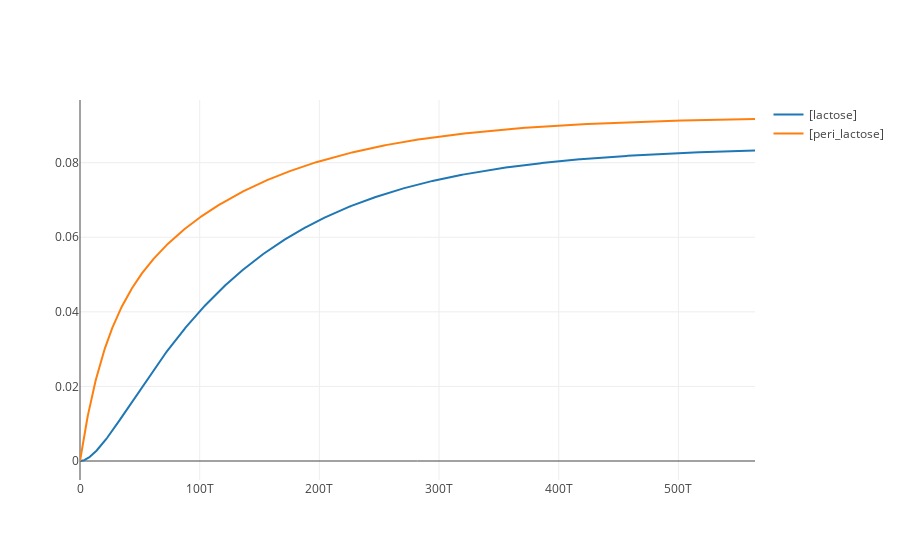

The notebook cell this image was saved under:
### Code cell
LacPath.reset()
LacPath.simulate(start = 0, end = 5.64e14, steps = 1000,selections =['time','[lactose]','[peri_lactose]']) #'S1','J1'
LacPath.plot()

LacPath.steadyStateSelections = ['[lactose]','J34','J12','J23','[peri_lactose]']
values = LacPath.getSteadyStateValues()
selections = LacPath.steadyStateSelections
print(values)
print(selections)

### Figure 1 — Plotly figure (JSON) as saved in the notebook; plotly's stock layout.template omitted (floating-point values rounded to 4 significant figures; data arrays with more than 128 entries replaced by an {"elided": "..."} marker saying what was removed)
{"data": [{"type": "scatter", "x": {"elided": "1001 int values"}, "y": {"elided": "1001 float values"}, "name": "[lactose]", "opacity": 1, "mode": "lines"}, {"type": "scatter", "x": {"elided": "1001 int values"}, "y": {"elided": "1001 float values"}, "name": "[peri_lactose]", "opacity": 1, "mode": "lines"}], "layout": {}}
